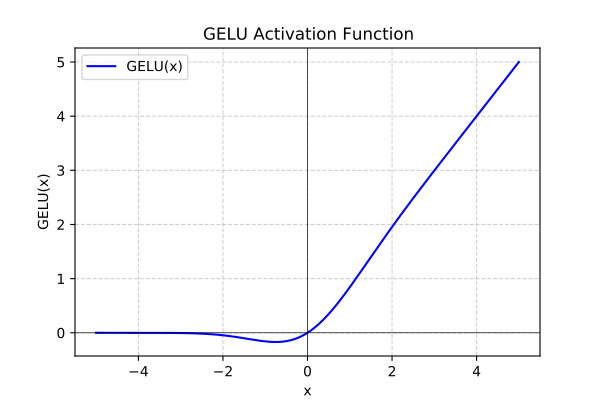

Reproduce this figure in Python.
import numpy as np
import matplotlib.pyplot as plt
from math import erf, sqrt

def gelu(x):
    """Gaussian Error Linear Unit (GELU)."""
    return 0.5 * x * (1 + erf(x / sqrt(2)))

# Generate a range of x values
x_vals = np.linspace(-5, 5, 1000)

# Compute GELU for each x
y_vals = [gelu(x) for x in x_vals]

# Create the plot
plt.figure(figsize=(6, 4))
plt.plot(x_vals, y_vals, label='GELU(x)', color='blue')
plt.axhline(0, color='black', linewidth=0.5)  # Horizontal axis for reference
plt.axvline(0, color='black', linewidth=0.5)  # Vertical axis for reference

# Add labels and title
plt.title('GELU Activation Function')
plt.xlabel('x')
plt.ylabel('GELU(x)')
plt.grid(True, linestyle='--', alpha=0.6)
plt.legend(loc='upper left')

# Display the plot
plt.savefig('gelu.pdf')
